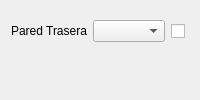
                 <widget class="QFrame" name="frParedTrasera">
                  <property name="frameShape">
                   <enum>QFrame::NoFrame</enum>
                  </property>
                  <layout class="QVBoxLayout" name="verticalLayout_9">
                   <item>
                    <widget class="QFrame" name="pdTrasera">
                     <property name="sizePolicy">
                      <sizepolicy hsizetype="Expanding" vsizetype="Fixed">
                       <horstretch>0</horstretch>
                       <verstretch>0</verstretch>
                      </sizepolicy>
                     </property>
                     <property name="frameShape">
                      <enum>QFrame::NoFrame</enum>
                     </property>
                     <layout class="QHBoxLayout" name="horizontalLayout_11">
                      <property name="leftMargin">
                       <number>0</number>
                      </property>
                      <property name="rightMargin">
                       <number>0</number>
                      </property>
                      <item>
                       <widget class="QLabel" name="label_9">
                        <property name="maximumSize">
                         <size>
                          <width>100</width>
                          <height>16777215</height>
                         </size>
                        </property>
                        <property name="text">
                         <string>Pared Trasera</string>
                        </property>
                       </widget>
                      </item>
                      <item>
                       <widget class="QComboBox" name="cbParedTrasera">
                        <property name="maximumSize">
                         <size>
                          <width>250</width>
                          <height>16777215</height>
                         </size>
                        </property>
                       </widget>
                      </item>
                      <item>
                       <widget class="QCheckBox" name="checkPdTrasera">
                        <property name="maximumSize">
                         <size>
                          <width>25</width>
                          <height>25</height>
                         </size>
                        </property>
                        <property name="toolTip">
                         <string>Activa si hay objetos en esta superficie</string>
                        </property>
                        <property name="text">
                         <string/>
                        </property>
                        <property name="checkable">
                         <bool>true</bool>
                        </property>
                        <property name="checked">
                         <bool>false</bool>
                        </property>
                        <property name="autoRepeat">
                         <bool>false</bool>
                        </property>
                        <property name="autoExclusive">
                         <bool>false</bool>
                        </property>
                       </widget>
                      </item>
                     </layout>
                    </widget>
                   </item>
                   <item>
                    <widget class="QFrame" name="contObjTrasera">
                     <property name="sizePolicy">
                      <sizepolicy hsizetype="Preferred" vsizetype="Preferred">
                       <horstretch>0</horstretch>
                       <verstretch>0</verstretch>
                      </sizepolicy>
                     </property>
                     <property name="frameShape">
                      <enum>QFrame::NoFrame</enum>
                     </property>
                     <property name="frameShadow">
                      <enum>QFrame::Plain</enum>
                     </property>
                     <layout class="QVBoxLayout" name="verticalLayout_15">
                      <property name="spacing">
                       <number>0</number>
                      </property>
                      <property name="leftMargin">
                       <number>0</number>
                      </property>
                      <property name="topMargin">
                       <number>0</number>
                      </property>
                      <property name="rightMargin">
                       <number>0</number>
                      </property>
                      <property name="bottomMargin">
                       <number>0</number>
                      </property>
                      <item>
                       <widget class="QFrame" name="objetoPdTrasera">
                        <property name="styleSheet">
                         <string notr="true"/>
                        </property>
                        <property name="frameShape">
                         <enum>QFrame::NoFrame</enum>
                        </property>
                        <layout class="QHBoxLayout" name="horizontalLayout_16">
                         <property name="spacing">
                          <number>6</number>
                         </property>
                         <property name="leftMargin">
                          <number>30</number>
                         </property>
                         <property name="topMargin">
                          <number>0</number>
                         </property>
                         <property name="rightMargin">
                          <number>0</number>
                         </property>
                         <property name="bottomMargin">
                          <number>0</number>
                         </property>
                        </layout>
                       </widget>
                      </item>
                     </layout>
                    </widget>
                   </item>
                  </layout>
                 </widget>
